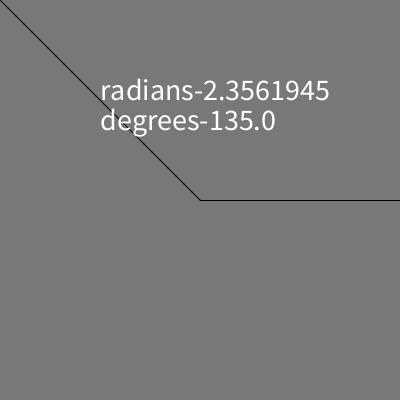
Frame 1 (no input)
Frame 60 (the mouse pressed at the canvas centre just before this capture): identical to frame 1, image omitted
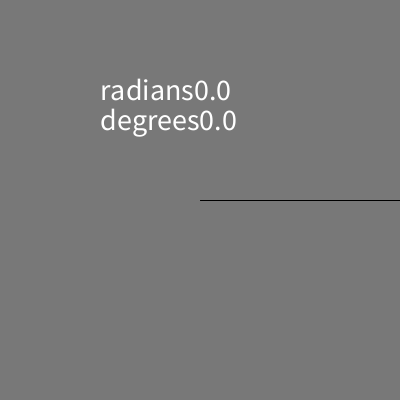
Frame 120 (the mouse held since frame 60 and released just before this capture)

The Processing sketch that drew these frames (run headless with seeded random() and noise(); from frame 60 on, the mouse is pressed at the canvas centre):

// Processing sketch: week05_3_atan2_dy_dx_text_radians_degrees
// ── week05_3_atan2_dy_dx_text_radians_degrees.pde
//week05-3_atan2_dy_dx_text_radians_degrees
//degress vs. radians 結合 week04-1和week05-2
void setup(){
  size(400,400);
}
void draw(){
  background(120);
  line(200,200,400,200);
  line(200,200,mouseX,mouseY);
  float dx = mouseX-200, dy = mouseY-200;
  float a = atan2(dy ,dx);//神奇的三角函數， 可找到arc弧的radians
  //atan2()出來的值，介於-PI...+PI中間
  arc(200,200,200,200,0,a,PIE);//把算出來的arc radians 拿出來
  textSize(30);
  text("radians"+a,100,100);//radians弧度/弳度
  text("degrees"+degrees(a),100,130);//drgees 度
}
